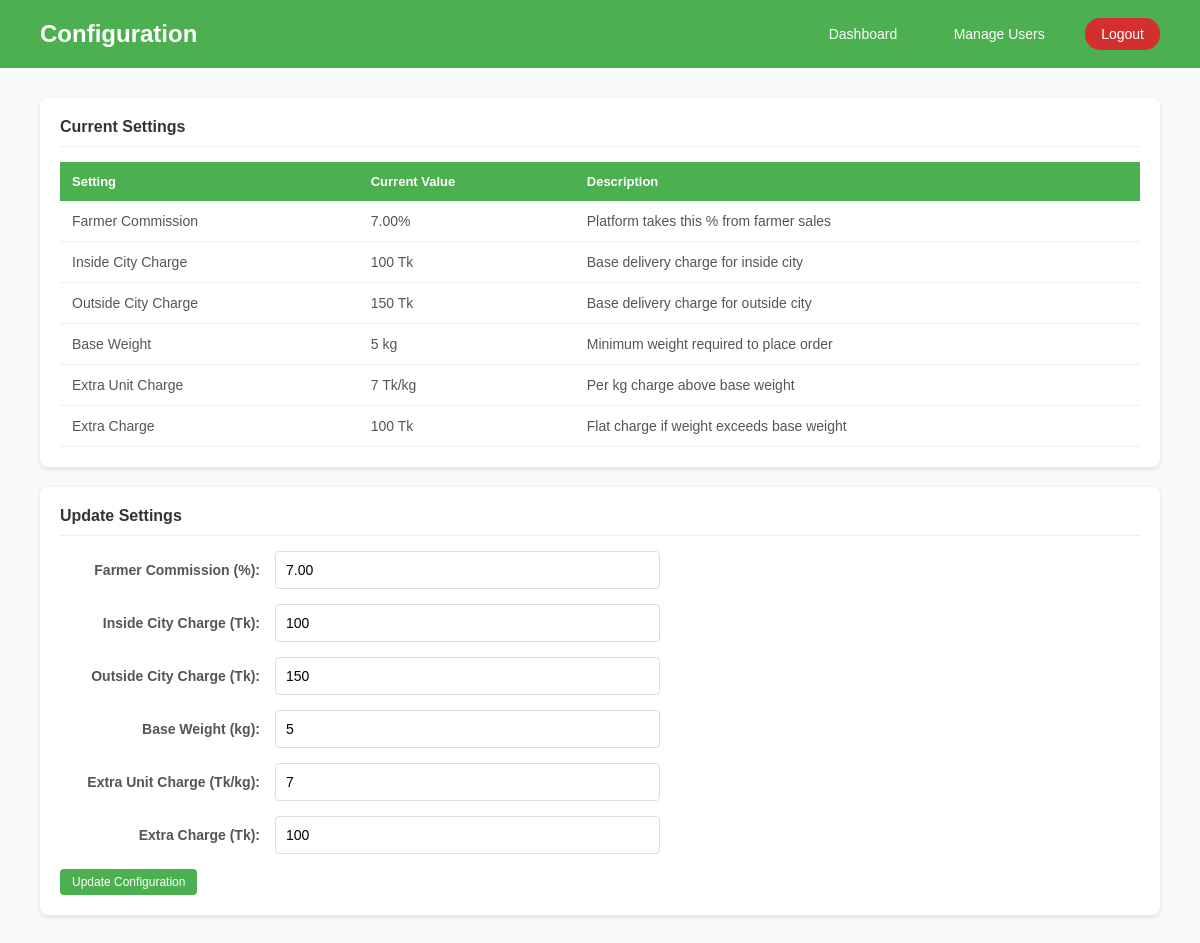
/Controller/admin/configController.php (signed in), run on the app's committed database.
### tables this page shows
CREATE TABLE `platform_commission` (
  `id` int(11) NOT NULL,
  `farmer_commission` float(5,2) NOT NULL DEFAULT 5.00,
  `transporter_commission` float(5,2) NOT NULL DEFAULT 5.00,
  `updated_at` datetime NOT NULL DEFAULT current_timestamp()
);

CREATE TABLE `delivery_rules` (
  `id` int(11) NOT NULL,
  `inside_city_charge` int(11) NOT NULL DEFAULT 100,
  `outside_city_charge` int(11) NOT NULL DEFAULT 150,
  `base_weight` int(11) NOT NULL DEFAULT 5,
  `extra_weight_unit` int(11) NOT NULL DEFAULT 5,
  `extra_charge` int(11) NOT NULL DEFAULT 30,
  `updated_at` datetime NOT NULL DEFAULT current_timestamp()
);

### Controller/admin/configController.php (called while the page is built, shortened)
<?php
require_once __DIR__ . "/../../Model/admin/configModel.php";
$commission = getCommissionConfig();
$delivery = getDeliveryRules();
require_once __DIR__ . "/../../View/admin/configuration.php";

### Model/admin/configModel.php (called while the page is built, shortened)
<?php
function getCommissionConfig()
{
    $conn = dbConnect();
    $sql = "SELECT farmer_commission FROM platform_commission LIMIT 1";
    $result = mysqli_query($conn, $sql);
    if ($result && mysqli_num_rows($result) > 0) {
        return mysqli_fetch_assoc($result);
    }
    return array("farmer_commission" => "0");
}
function getDeliveryRules()
{
    $conn = dbConnect();
    $sql = "SELECT * FROM delivery_rules LIMIT 1";
    $result = mysqli_query($conn, $sql);
    if ($result && mysqli_num_rows($result) > 0) {
        return mysqli_fetch_assoc($result);
    }
    return array(
        "inside_city_charge" => "0",
        "outside_city_charge" => "0",
        "base_weight" => "0",
        "extra_weight_unit" => "0",
        "extra_charge" => "0"
    );
}

### View/admin/configuration.php (the view, shortened to what this page needs)
<!DOCTYPE html>
<html>
<head>
    <link rel="stylesheet" href="../../View/admin/css/adminDashBoard.css">
</head>
<body>
    <div class="header">
        <h2>Configuration</h2>
        <div class="header-links">
            <a href="../../Controller/admin/adminDashboardController.php">Dashboard</a>
            <a href="../../Controller/admin/manageUsersController.php">Manage Users</a>
            <a href="../../Controller/AuthControl/logoutController.php" class="logout">Logout</a>
        </div>
    </div>
    <div class="main-content">
        <div class="section">
            <h3>Current Settings</h3>
            <table>
                <tr>
                    <th>Setting</th>
                    <th>Current Value</th>
                    <th>Description</th>
                </tr>
                <tr>
                    <td>Farmer Commission</td>
                    <td><?php echo $commission['farmer_commission']; ?>%</td>
                    <td>Platform takes this % from farmer sales</td>
                </tr>
                <tr>
                    <td>Inside City Charge</td>
                    <td><?php echo $delivery['inside_city_charge']; ?> Tk</td>
                    <td>Base delivery charge for inside city</td>
                </tr>
                <tr>
                    <td>Outside City Charge</td>
                    <td><?php echo $delivery['outside_city_charge']; ?> Tk</td>
                    <td>Base delivery charge for outside city</td>
                </tr>
                <tr>
                    <td>Base Weight</td>
                    <td><?php echo $delivery['base_weight']; ?> kg</td>
                    <td>Minimum weight required to place order</td>
                </tr>
                <tr>
                    <td>Extra Unit Charge</td>
                    <td><?php echo $delivery['extra_weight_unit']; ?> Tk/kg</td>
                    <td>Per kg charge above base weight</td>
                </tr>
                <tr>
                    <td>Extra Charge</td>
                    <td><?php echo $delivery['extra_charge']; ?> Tk</td>
                    <td>Flat charge if weight exceeds base weight</td>
                </tr>
            </table>
        </div>
        <div class="section">
            <h3>Update Settings</h3>
            <form id="configForm" class="config-form">
                <div class="form-row">
                    <label>Farmer Commission (%):</label>
                    <input type="number" id="farmerCommission" value="<?php echo $commission['farmer_commission']; ?>">
                </div>
                <div class="form-row">
                    <label>Inside City Charge (Tk):</label>
                    <input type="number" id="insideDeliveryCharge" value="<?php echo $delivery['inside_city_charge']; ?>">
                </div>
                <div class="form-row">
                    <label>Outside City Charge (Tk):</label>
                    <input type="number" id="outsideDeliveryCharge" value="<?php echo $delivery['outside_city_charge']; ?>">
                </div>
                <div class="form-row">
                    <label>Base Weight (kg):</label>
                    <input type="number" id="baseWeight" value="<?php echo $delivery['base_weight']; ?>">
                </div>
                <div class="form-row">
                    <label>Extra Unit Charge (Tk/kg):</label>
                    <input type="number" id="extraUnitCharge" value="<?php echo $delivery['extra_weight_unit']; ?>">
                </div>
                <div class="form-row">
                    <label>Extra Charge (Tk):</label>
                    <input type="number" id="extraCharge" value="<?php echo $delivery['extra_charge']; ?>">
                </div>
                <button type="button" class="btn-approve" onclick="updateConfig()">Update Configuration</button>
            </form>
        </div>
    </div>
</body>
</html>

### View/admin/css/adminDashBoard.css (style rules this page uses)
* { margin: 0; padding: 0; box-sizing: border-box; }
body { font-family: Arial, sans-serif; background-color: #f8f9fa; min-height: 100vh; }
.header { background-color: #4CAF50; color: white; padding: 20px 40px; display: flex; justify-content: space-between; align-items: center; }
.header h2 { font-size: 24px; margin: 0; }
.header-links a { color: white; text-decoration: none; margin-left: 20px; padding: 8px 16px; border-radius: 4px; font-size: 14px; }
.header-links a.logout { background-color: #d32f2f; border-radius: 15px; }
.main-content { padding: 30px 40px; max-width: 1200px; margin: 0 auto; }
.section { background: white; border-radius: 8px; padding: 20px; margin-bottom: 20px; box-shadow: 0 2px 5px rgba(0,0,0,0.1); }
.section h3 { color: #333; font-size: 16px; margin-bottom: 15px; padding-bottom: 10px; border-bottom: 1px solid #eee; }
table { width: 100%; border-collapse: collapse; }
th { background-color: #4CAF50; color: white; padding: 12px; text-align: left; font-size: 13px; }
td { padding: 12px; border-bottom: 1px solid #eee; font-size: 14px; color: #555; }
button { background-color: #d32f2f; color: white; border: none; padding: 6px 12px; border-radius: 4px; cursor: pointer; font-size: 12px; }
.btn-approve { background-color: #4CAF50; }
label { color: #555; font-size: 14px; font-weight: bold; }
.config-form { max-width: 600px; }
.form-row { display: flex; align-items: center; margin-bottom: 15px; gap: 15px; }
.form-row label { width: 200px; text-align: right; }
.form-row input[type="number"], .form-row input[type="text"] { flex: 1; padding: 10px; border: 1px solid #ddd; border-radius: 4px; font-size: 14px; }

### data on the page
platform_commission: farmer_commission "7.00"
delivery_rules: inside_city_charge "100", outside_city_charge "150", base_weight "5", extra_weight_unit "7", extra_charge "100"
